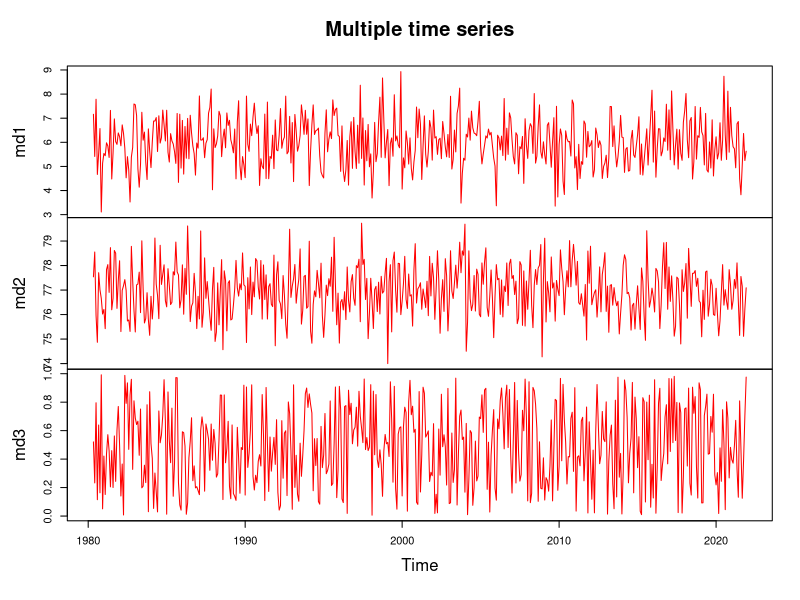

Recreate this plot in R.
library(e1071)

v = c(12,13,54,56,25)
print(kurtosis(v))
print(skewness(v))

# measurement = c(2,2,3,1,6,11,8,3,2,2)
measurement = c(2*20,2*25,3*30,8*35,11*40,6*45,1*50,3*55,2*60,2*65)
# measurement = c(2,2,3,8,11,6,1,3,2,2)

print(kurtosis(measurement))
print(skewness(measurement))

set.seed(20)
md1=rnorm(500,6)
md2=rnorm(500,77)
md3=runif(500)
mydata=data.frame(md1,md2,md3)
mydata
m=as.matrix(mydata)

myts<-ts(m,start=c(1980,5),frequency=12)
plot(myts,type="l",col="red",main="Multiple time series")